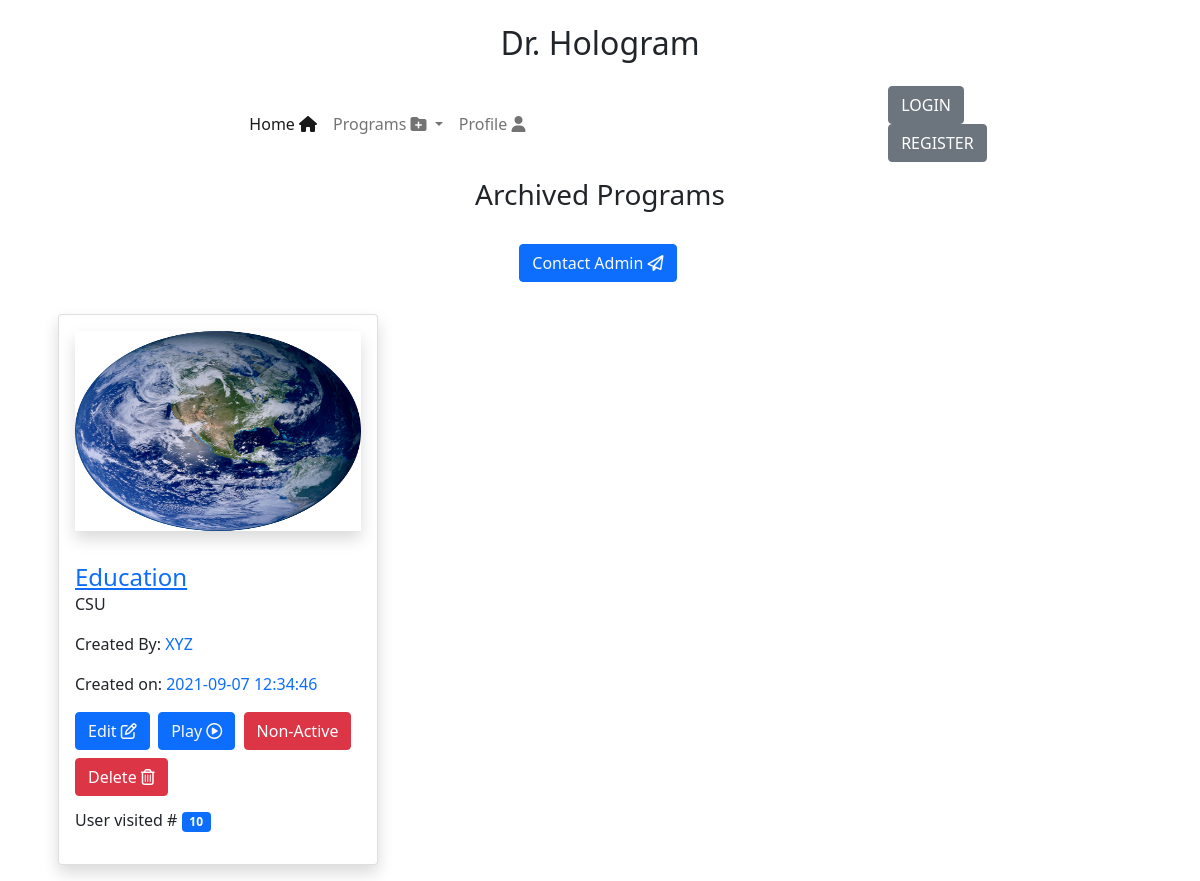
The app's page /owner/faq/nonActiveFetchdata.php with its own data.
### tables this page shows
CREATE TABLE `client_data` (
  `id` int(50) NOT NULL,
  `company_name` varchar(255) NOT NULL,
  `business_type` varchar(255) NOT NULL,
  `topic` varchar(255) NOT NULL,
  `description` longtext NOT NULL,
  `image` varchar(255) NOT NULL,
  `ques1` varchar(255) DEFAULT NULL,
  `ans1` varchar(255) DEFAULT NULL,
  `date1` datetime DEFAULT NULL,
  `ques2` varchar(255) DEFAULT NULL,
  `ans2` varchar(255) DEFAULT NULL,
  `date2` datetime DEFAULT NULL,
  `ques3` varchar(255) DEFAULT NULL,
  `ans3` varchar(255) DEFAULT NULL,
  `date3` datetime DEFAULT NULL,
  `ques4` varchar(255) DEFAULT NULL,
  `ans4` varchar(255) DEFAULT NULL,
  `date4` datetime DEFAULT NULL,
  `ques5` varchar(255) DEFAULT NULL,
  `ans5` varchar(255) DEFAULT NULL,
  `date5` datetime DEFAULT NULL,
  `ques6` varchar(255) DEFAULT NULL,
  `ans6` varchar(255) DEFAULT NULL,
  `date6` datetime DEFAULT NULL,
  `ques7` varchar(255) DEFAULT NULL,
  `ans7` varchar(255) DEFAULT NULL,
  `date7` datetime DEFAULT NULL,
  `ques8` varchar(255) DEFAULT NULL,
  `ans8` varchar(255) DEFAULT NULL,
  `date8` datetime DEFAULT NULL,
  `ques9` varchar(255) DEFAULT NULL,
  `ans9` varchar(255) DEFAULT NULL,
  `date9` datetime DEFAULT NULL,
  `ques10` varchar(255) DEFAULT NULL,
  `ans10` varchar(255) DEFAULT NULL,
  `date10` datetime DEFAULT NULL,
  `ques11` varchar(255) DEFAULT NULL,
  `ans11` varchar(255) DEFAULT NULL,
  `date11` datetime DEFAULT NULL,
  `ques12` varchar(255) DEFAULT NULL,
  `ans12` varchar(255) DEFAULT NULL,
  `date12` datetime DEFAULT NULL,
  `ques13` varchar(255) DEFAULT NULL,
  `ans13` varchar(255) DEFAULT NULL,
  `date13` datetime DEFAULT NULL,
  `ques14` varchar(255) DEFAULT NULL,
  `ans14` varchar(255) DEFAULT NULL,
  `date14` datetime DEFAULT NULL,
  `ques15` varchar(255) DEFAULT NULL,
  `ans15` varchar(255) DEFAULT NULL,
  `date15` datetime DEFAULT NULL,
  `ques16` varchar(255) DEFAULT NULL,
  `ans16` varchar(255) DEFAULT NULL,
  `date16` datetime DEFAULT NULL,
  `ques17` varchar(255) DEFAULT NULL,
  `ans17` varchar(255) DEFAULT NULL,
  `date17` datetime DEFAULT NULL,
  `ques18` varchar(255) DEFAULT NULL,
  `ans18` varchar(255) DEFAULT NULL,
  `date18` datetime DEFAULT NULL,
  `ques19` varchar(255) DEFAULT NULL,
  `ans19` varchar(255) DEFAULT NULL,
  `date19` datetime DEFAULT NULL,
  `ques20` varchar(255) DEFAULT NULL,
  `ans20` varchar(255) DEFAULT NULL,
  `date20` datetime DEFAULT NULL,
  `status` int(11) NOT NULL DEFAULT 1,
  `date_inserted` datetime NOT NULL DEFAULT current_timestamp(),
  `visitor_counter` int(11) DEFAULT 0
);

### owner/faq/nonActiveFetchdata.php (the view, shortened to what this page needs)
<?php
    include "/Applications/XAMPP/xamppfiles/htdocs/LoginSystem/connection.php";
?>
<!DOCTYPE html>
<html lang="en">
    <?php include "./includes/header.php" ?>
    <?php include "./includes/navbar.php" ?>
        <h3 class="text-center m-3">Archived Programs</h3>
        <div class="d-flex justify-content-center">
            <button class='btn btn-primary m-3' data-bs-toggle="tooltip" data-bs-placement="bottom" title="Contact Admin"><a class='text-light text-decoration-none' href='contact_Admin.php'>Contact Admin <i class="far fa-paper-plane"></i> </a></button>&nbsp;
        </div>
    </body>
</html>
<?php
    $query = "SELECT * FROM `client_data`";
    $query_run = mysqli_query($con, $query);
    echo "
        <div class='container'>
            <div class='row'>
    ";
    if($query_run) {
        while($row = mysqli_fetch_array($query_run)) {
            $image = $row['image'];
            $status = $row['status'];
            $visitor_counter = $row['visitor_counter'];
            $class = 'btn-primary';
            if ($status == 1) {
                $strstatus = "<a class='text-white text-decoration-none' href=activeProgram.php?userID=".$row['id']."&topic=".$row['topic'].">Active</a>";
                $class = 'btn-success';
            } else if ($status == 0) {
                $strstatus = "<a class='text-white text-decoration-none' href=nonActiveProgram.php?userID=".$row['id']."&topic=".$row['topic'].">Non-Active</a>";
                $class = 'btn-danger';
            }
            if($status == 0) {
                echo "
                    <div class='col gap-3 m-3'>
                        <div class='card h-100 shadow' style='width: 20rem;'>
                            <a href='' class='p-3'>
                                <img src='../images/$image' class='card-img-top shadow' style='height: 200px;' alt='...'>
                            </a>
                            <div class=card-body m-3'>
                                <a class='h4' href='view_data.php?id=$row[id]&topic=$row[topic]'>$row[topic]</a>&nbsp;
                                <p class='card-text'>$row[description]</p>
                                <p>Created By: <span class='text-primary'>$row[company_name]</span></p>
                                <p>Created on: <span class='text-primary'>$row[date_inserted]</span></p>
                                <button class='btn btn-primary'><a class='text-light text-decoration-none' href='view_data.php?id=$row[id]&topic=$row[topic]&visCon=$visitor_counter'>Edit <i class='far fa-edit'></i></a></button>&nbsp;
                                <button class='btn btn-primary'><a class='text-light text-decoration-none' href='#'>Play <i class='far fa-play-circle'></i> </a></button>&nbsp;
                                <button class='btn $class'>$strstatus</button>
                                <a class='btn btn-danger mb-1 mt-2' data-bs-toggle='modal' href='#modal' role='button'>Delete <i class='far fa-trash-alt'></i></a>
                                <p class='mt-2'>User visited # <span class='badge bg-primary'>$row[visitor_counter]</span></p>
                            </div>
                        </div>
                                        <a class='btn btn-danger' href='topic_delete.php?id=$row[id]&topic=$row[topic]'>Delete</i></a>
                    </div>
                ";
            }
        }
    }
    echo "
            </div>
        </div>
    ";
?>

### records on screen
client_data: image (picture), topic "Education", description "CSU", company_name "XYZ", date_inserted "2021-09-07 12:34:46", visitor_counter "10"
